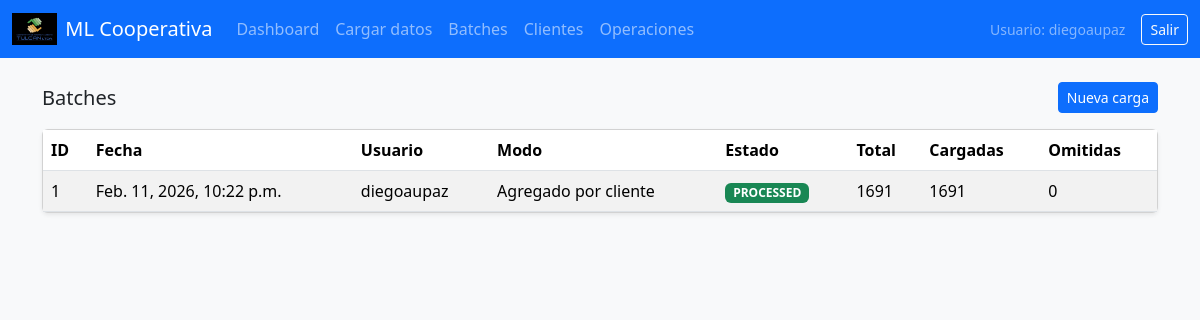
The page /data/batches/ (signed in) on the database its author committed.
### datahub/models.py (models this page shows, shortened)
class DataBatch(models.Model):
    MODE_CUSTOMER = "CUSTOMER_AGG"
    MODE_OPERATION = "OPERATION"
    MODE_CHOICES = [
        (MODE_CUSTOMER, "Agregado por cliente"),
        (MODE_OPERATION, "Por operación"),
    ]
    uploaded_by = models.ForeignKey(User, on_delete=models.PROTECT)
    uploaded_at = models.DateTimeField(auto_now_add=True)
    file = models.FileField(upload_to="uploads/")
    file_type = models.CharField(max_length=10, default="")  # CSV/XLS/XLSX
    load_mode = models.CharField(max_length=20, choices=MODE_CHOICES)
    status = models.CharField(max_length=20, default="PENDING")  # PROCESSED/FAILED
    rows_total = models.IntegerField(default=0)
    rows_loaded = models.IntegerField(default=0)
    rows_skipped = models.IntegerField(default=0)
    errors_json = models.TextField(blank=True, default="")
    source_columns_json = models.TextField(blank=True, default="")

### datahub/views.py (the view)
# urls.py: path("batches/", views.batches, name="batches"),
@login_required
def batches(request):
    qs = DataBatch.objects.order_by("-uploaded_at")
    return render(request, "datahub/batches.html", {"batches": qs})

### templates/datahub/batches.html
{% extends "base.html" %}
{% block content %}
<div class="d-flex align-items-center justify-content-between mb-3">
  <h5 class="mb-0">Batches</h5>
  <a class="btn btn-primary btn-sm" href="{% url 'upload_data' %}">Nueva carga</a>
</div>
<div class="card shadow-sm">
  <div class="table-responsive">
    <table class="table table-striped mb-0">
      <thead>
        <tr>
          <th>ID</th>
          <th>Fecha</th>
          <th>Usuario</th>
          <th>Modo</th>
          <th>Estado</th>
          <th>Total</th>
          <th>Cargadas</th>
          <th>Omitidas</th>
        </tr>
      </thead>
      <tbody>
        {% for b in batches %}
        <tr>
          <td>{{ b.id }}</td>
          <td>{{ b.uploaded_at }}</td>
          <td>{{ b.uploaded_by.username }}</td>
          <td>{{ b.get_load_mode_display }}</td>
          <td>
            {% if b.status == "PROCESSED" %}
              <span class="badge bg-success">{{ b.status }}</span>
            {% elif b.status == "FAILED" %}
              <span class="badge bg-danger">{{ b.status }}</span>
            {% else %}
              <span class="badge bg-secondary">{{ b.status }}</span>
            {% endif %}
          </td>
          <td>{{ b.rows_total }}</td>
          <td>{{ b.rows_loaded }}</td>
          <td>{{ b.rows_skipped }}</td>
        </tr>
        {% empty %}
        <tr><td colspan="8" class="text-muted">Sin cargas todavía.</td></tr>
        {% endfor %}
      </tbody>
    </table>
  </div>
</div>
{% endblock %}

### templates/base.html (shortened to what this page needs)
{% load static %}
<!doctype html>
<html lang="es">
<head>
  <link href="https://cdn.jsdelivr.net/npm/bootstrap@5.3.3/dist/css/bootstrap.min.css" rel="stylesheet">
</head>
<body class="bg-light">
<nav class="navbar navbar-expand-lg navbar-dark bg-primary">
  <div class="container-fluid">
    <a class="navbar-brand d-flex align-items-center gap-2" href="{% url 'dashboard' %}">
      <img src="{% static 'img/logo.png' %}" alt="Logo" style="height:32px;" onerror="this.style.display='none'">
      <span>ML Cooperativa</span>
    </a>
    <div class="collapse navbar-collapse">
      {% if user.is_authenticated %}
      <ul class="navbar-nav me-auto">
        <li class="nav-item"><a class="nav-link" href="{% url 'dashboard' %}">Dashboard</a></li>
        <li class="nav-item"><a class="nav-link" href="{% url 'upload_data' %}">Cargar datos</a></li>
        <li class="nav-item"><a class="nav-link" href="{% url 'batches' %}">Batches</a></li>
        <li class="nav-item"><a class="nav-link" href="{% url 'customers_list' %}">Clientes</a></li>
        <li class="nav-item"><a class="nav-link" href="{% url 'operations_list' %}">Operaciones</a></li>
      </ul>
      <div class="d-flex align-items-center gap-3">
        <span class="text-white-50 small">Usuario: {{ user.username }}</span>
        <form method="post" action="{% url 'logout' %}" class="d-inline">
          <button type="submit" class="btn btn-outline-light btn-sm">Salir</button>
        </form>
      </div>
      {% endif %}
    </div>
  </div>
</nav>
<div class="container py-4">
  {% block content %}{% endblock %}
</div>
</body>
</html>

### rows shown on the page
DataBatch: id "1", uploaded_at "Feb. 11, 2026, 10:22 p.m.", uploaded_by.username "diegoaupaz", load_mode "Agregado por cliente", status "PROCESSED", rows_total "1691", rows_loaded "1691", rows_skipped "0"

### other values the page prints
{{ user.username }} "diegoaupaz"
